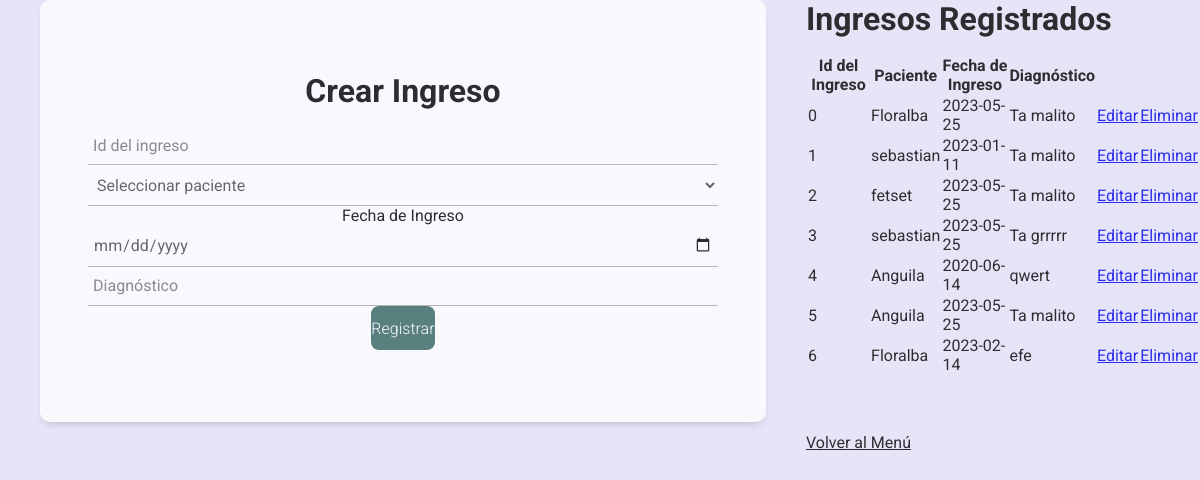
The app's page /ingresos/registro_ingresos.php with its own data.
### tables this page shows
CREATE TABLE `ingresos` (
  `id` int(11) NOT NULL,
  `pacienteID` int(11) DEFAULT NULL,
  `fechaIngreso` date DEFAULT NULL,
  `diagnostico` varchar(200) DEFAULT NULL
);

### ingresos/registro_ingresos.php (the view, shortened to what this page needs)
<?php
$con = connection();
$sql = "SELECT * FROM ingresos";
$query = mysqli_query($con, $sql);
$pacienteSql = "SELECT id, nombre FROM pacientes";
$pacienteQuery = mysqli_query($con, $pacienteSql);
$pacientes = array();
while ($row = mysqli_fetch_assoc($pacienteQuery)) {
    $pacientes[$row['id']] = $row['nombre'];
}
?>
<!DOCTYPE html>
<html lang="en">
<head>
    <link rel="stylesheet" href="../css/estilos.css">
</head>
<body>
    <div class="form_group">
        <form action="" method="POST" class="form">
            <h1 class="form_title">Crear Ingreso</h1>
            <input class="form_input" type="number" name="id" placeholder="Id del ingreso" required>
            <select class="form_input" name="pacienteID" required>
                <option value="" disabled selected>Seleccionar paciente</option>
            </select>
            <label for="">Fecha de Ingreso</label>
            <input class="form_input" type="date" name="fechaIngreso" placeholder="Fecha de ingreso" required>
            <input class="form_input" type="text" name="diagnostico" placeholder="Diagnóstico" required>
            <input class="form_submit" type="submit" value="Registrar">
        </form>
    </div>
    <div>
        <h2 class="form_title">Ingresos Registrados</h2>
        <table class="form_group">
            <thead>
                <tr>
                    <th>Id del Ingreso</th>
                    <th>Paciente</th>
                    <th>Fecha de Ingreso</th>
                    <th>Diagnóstico</th>
                </tr>
            </thead>
            <tbody>
                <?php
                while ($row = mysqli_fetch_array($query)):
                    $pacienteId = $row['pacienteID'];
                    ?>
                    <tr>
                        <td>
                            <?= $row['id'] ?>
                        </td>
                        <td>
                            <?= isset($pacientes[$pacienteId]) ? $pacientes[$pacienteId] : 'Desconocido' ?>
                        </td>
                        <td>
                            <?= $row['fechaIngreso'] ?>
                        </td>
                        <td>
                            <?= $row['diagnostico'] ?>
                        </td>
                        <td><a href="editar_ingresos.php?id=<?= $row['id'] ?>">Editar</a></td>
                        <td><a href="eliminar_ingresos.php?id=<?= $row['id'] ?>"
                                onclick="return confirm('¿Estás seguro de que quieres eliminar este ingreso?')">Eliminar</a>
                        </td>
                    </tr>
                    <?php
                endwhile;
                ?>
            </tbody>
        </table>
        <br><br><br>
        <a href="../menu.php" class="form_link">Volver al Menú</a>
    </div>
</body>
</html>

### css/estilos.css (style rules this page uses)
* { margin:0; padding:0; box-sizing:border-box; }
body { font-family: 'Roboto', sans-serif; background-color: #e5e5f7; width:100%; opacity: 0.8; background-image: radial-gradient(#d17cf9 0.5px, transparent 0.5px), radial-gradient(#d17cf9 0.5px, #e5e5f7 0.5px); display:flex; min-height:100vh; }
.form { background-color:#FFF; margin:auto; width:90%; max-width:1000px; padding: 4.5em 3em; border-radius: 10px; box-shadow: 0 5px 10px -5px rgb(0 0 0/ 30%); text-align:center; }
.form_title { font-size:2rem; margin-bottom:.5em; }
.form_link { font-weight:400; color:#000; }
.form_group { position: relative; --color:#5757577e; }
.form_input { width: 100%; background: none; color: #706c6c; font-size: 1rem; padding: .6em .3em; border: none; outline: none; border-bottom: 1px solid var(--color); font-family: 'Roboto', sans-serif; }
.form_input:not(:placeholder-shown) { color:#4d4646; }
.form_submit { background-color:#386662; color:#fff; font-family: 'Roboto', sans-serif; font-weight:300; font-size: 1rem; padding: .8em 0; border:none; border-radius: .5em; cursor:pointer; }

### records on screen
ingresos: id "0", pacienteID "Floralba", fechaIngreso "2023-05-25", diagnostico "Ta malito"
ingresos: id "1", pacienteID "sebastian", fechaIngreso "2023-01-11", diagnostico "Ta malito"
ingresos: id "2", pacienteID "fetset", fechaIngreso "2023-05-25", diagnostico "Ta malito"
ingresos: id "3", pacienteID "sebastian", fechaIngreso "2023-05-25", diagnostico "Ta grrrrr"
ingresos: id "4", pacienteID "Anguila", fechaIngreso "2020-06-14", diagnostico "qwert"
ingresos: id "5", pacienteID "Anguila", fechaIngreso "2023-05-25", diagnostico "Ta malito"
ingresos: id "6", pacienteID "Floralba", fechaIngreso "2023-02-14", diagnostico "efe"
